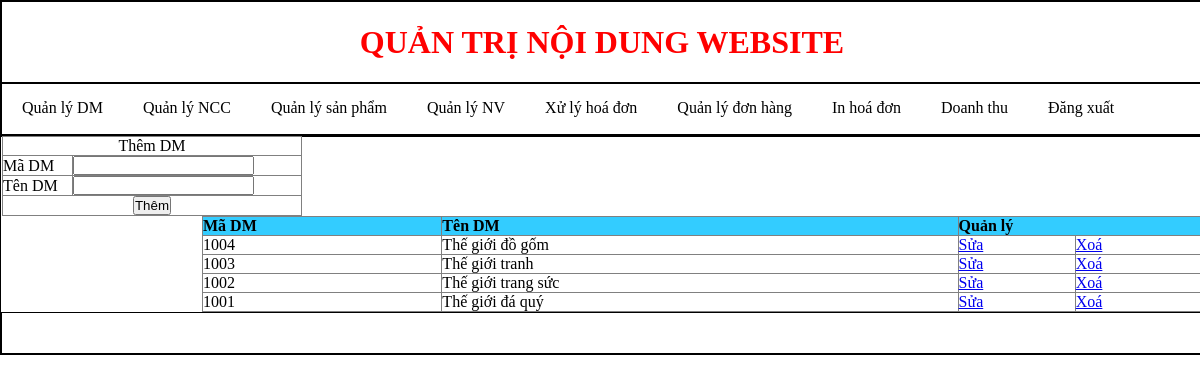
Screenshot of /Admin/index.php?Quanly=QuanlyDM&action=Them (signed in) with the database file from the repository.
### tables this page shows
CREATE TABLE `danhmuc` (
  `MaDM` char(10) NOT NULL,
  `TenDM` varchar(50) DEFAULT NULL
);

### Admin/modular/QuanlyDM/Lietke.php (the view)
<?php
 $sql="select * from danhmuc order by MaDM desc";
 $run=mysqli_query($conn,$sql);
?>
<table width="100%" border="1">
  <tr style="background-color:#33CCFF">
    <td><strong>Mã DM</strong></td>
    <td><strong>Tên DM</strong></td>
    <td colspan="2"><strong>Quản lý</strong></td>
  </tr>
  <?php
   while ($dong=mysqli_fetch_array($run)){
  ?>
  <tr>
    <td><?php echo $dong['MaDM']?></td>
    <td><?php echo $dong['TenDM']?></td>
    <td><a href="index.php?Quanly=QuanlyDM&action=Sua&id=<?php echo $dong['MaDM']?>">Sửa</a></td>
    <td><a href="modular/QuanlyDM/Xuly.php?id=<?php echo $dong['MaDM']?>">Xoá</a></td>
  </tr>
  <?php
 }
 ?>
 </table>

### Admin/style/css.css (style rules this page uses)
table { border-collapse: collapse; }
* { padding: 0; margin: 0; }

### rows the page displays
danhmuc: MaDM "1004", TenDM "Thế giới đồ gốm"
danhmuc: MaDM "1003", TenDM "Thế giới tranh"
danhmuc: MaDM "1002", TenDM "Thế giới trang sức"
danhmuc: MaDM "1001", TenDM "Thế giới đá quý"
